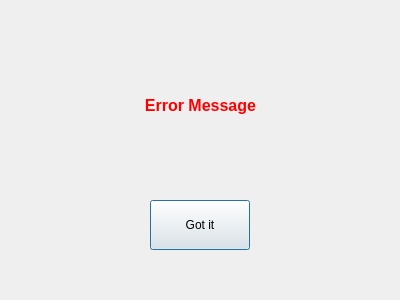
<?xml version="1.0" encoding="UTF-8"?>
<ui version="4.0">
 <class>error</class>
 <widget class="QDialog" name="error">
  <property name="geometry">
   <rect>
    <x>0</x>
    <y>0</y>
    <width>400</width>
    <height>300</height>
   </rect>
  </property>
  <property name="windowTitle">
   <string>Dialog</string>
  </property>
  <widget class="QLabel" name="label">
   <property name="geometry">
    <rect>
     <x>20</x>
     <y>40</y>
     <width>361</width>
     <height>131</height>
    </rect>
   </property>
   <property name="font">
    <font>
     <pointsize>12</pointsize>
     <weight>75</weight>
     <italic>false</italic>
     <bold>true</bold>
    </font>
   </property>
   <property name="styleSheet">
    <string notr="true">color: red;</string>
   </property>
   <property name="text">
    <string>&lt;center&gt;Error Message&lt;/center&gt;</string>
   </property>
  </widget>
  <widget class="QPushButton" name="pushButton">
   <property name="geometry">
    <rect>
     <x>150</x>
     <y>200</y>
     <width>100</width>
     <height>50</height>
    </rect>
   </property>
   <property name="text">
    <string>Got it</string>
   </property>
  </widget>
 </widget>
 <resources/>
 <connections/>
</ui>
